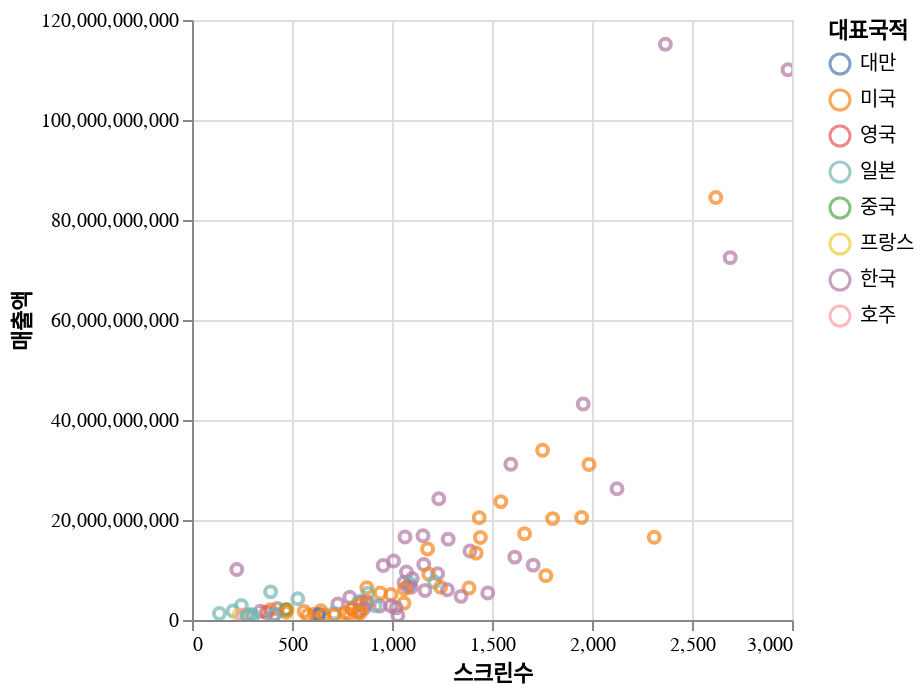

Notebook cell for this chart:
### Code cell
(df_boxoffice.filter(pl.col('순위') <= 100).plot.point(x = '스크린수', y = '매출액', color =
'대표국적'))
